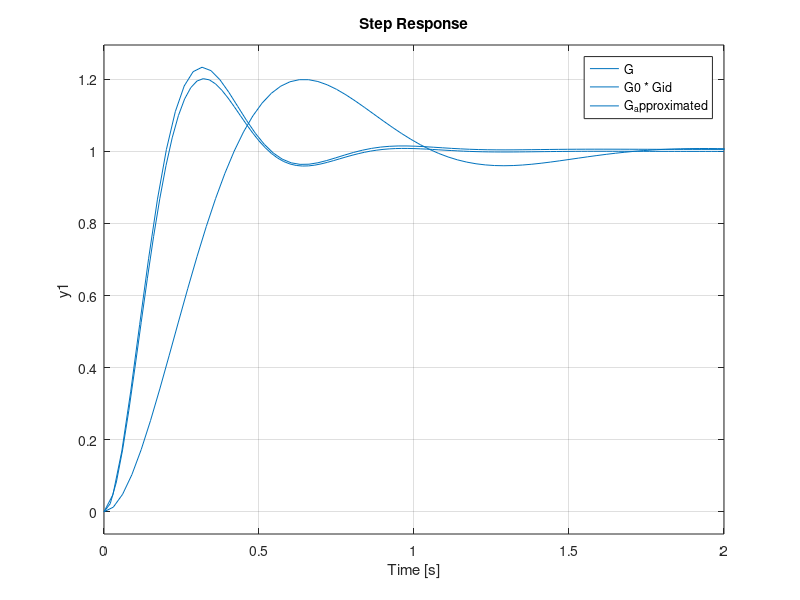

Here is the MATLAB script that generated this plot:
%% 6.34 - idealen I-kompenzator
clc
clear

s = tf('s');

G0 = 1/((s+2)*(s+4)*(s+8))

rlocus(G0)
sgrid(0.18, 50)

K_dobieno = 316;

% za da C = 0.18 potrebno e K = 316, a pritoa se dobivaat dominantni polovi
% s12 = -1.01 +- j5.54

%% idealen I-kompenzator -> G(i) = (s+zi)/s; pi=0; z_p = z/0 = inf.
% za da e(inf) = 0, potrebno e da se vovede astatizam od prv red

z = 0.01; % proizvolna vrednost vo blizina na Im-oskata

Gi = (s+z)/s

rlocus(G0)
hold on;
rlocus(G0*Gi)
sgrid(0.18, 50)

pole(feedback(K_dobieno*G0*Gi, 1))

Kp = dcgain(K_dobieno*G0*Gi)

e_stac = 1/(1+Kp)
%% 6.37 - idealen D-kompenzator
clc
clear

s = tf('s');

G0 = 1/(s*(s+3)*(s+5))

rlocus(G0);
sgrid(0.504, 50);

% za ceta = 0.504, dominantniot par na polovi s12 = -0.94 +- j1.61
% pri K = 21.3

K = 21.3

% zd = 0.623

Gd = (s + 0.623)

rlocus(G0 * Gd);
sgrid(0.504, 50);

%% od rlocus za ceta = 0.504 -> Kd = 44.2;

Gd = Gd * 44.2;

pole(feedback(G0*Gd, 1))

step(feedback(G0*Gd, 1))

Gk = zpk(feedback(K*G0, 1))

G0_d = zpk(feedback(G0*Gd, 1))

% bidejkji tretiot pol vo 0.4964 go narushuva povedeniot se aproksimira so
% sistem od vtor red

G_approx = 44.2/(s^2 + 7.504*s + 55.48) % se ponishtuvaat polot vo 0.4964 i nulata vo 0.623

Gk_0 = dcgain(Gk); % Gk(0)
G_approx_0 = dcgain(G_approx); % G_approx(0)

approx_gain = Gk_0/G_approx_0; % Gk(0) = G_approx(0)

G_approx = G_approx * approx_gain

step(Gk);
hold on;
step(G0_d)
hold on;
step(G_approx);
legend('Gk', 'G0 * Gd', 'G_approximated')
hold off;

%% 6.40 - neidealen ID-kompenzator
clc
clear

s = tf('s');

Mp = 20;
C = (-log(Mp/100))/sqrt(pi^2 + (log(Mp/100))^2) % ceta preku Mp%

G0 = 1/(s*(s+5))

rlocus(G0);
sgrid(C, 50);
ylim([-7 7])

% za ceta = 0.456 dominantnite polovi s1/s = -2.5 +- j4.88
% pri K = 30

K = 30;

%% Neidealen D-kompenzator
clc

Gd = (s+6)/(s+11.35)

rlocus(G0*Gd)
sgrid(C, 50)

%% za ceta = 0.456 Kd = 127, no se zema 113 za da se zachuva Mp% = 20%

Gd = 127 * (s+6)/(s+11.35)

step(feedback(G0*Gd, 1))

%% Neidealen I-kompenzator
clc

Gi = (s+0.1)/(s+0.01)

Kv = dcgain(s*G0*Gd)
e_stac = 1/Kv

Kv_comp = dcgain(s*G0*Gd*Gi)
e_stac_comp = 1/Kv_comp

rlocus(G0*Gd);
hold on
rlocus(G0*Gd*Gi)
sgrid(0.456, 50)
hold off;

%% g) aproksimacija so sistem od vtor red
clc

Gk = zpk(feedback(G0 * K, 1))

G0_id = zpk(feedback(G0 * Gd * Gi, 1))

G_approx = 127/(s^2 + 9.919*s + 119.4) % se ponishtuvaat polot vo 6.34 i nulata vo 6; se ponishtuvaat polot vo 0.1007 i nulata vo 0.1

G0_id_0 = dcgain(G0_id); % G0_id(0)
G_approx_0 = dcgain(G_approx); % G_approx(0)

approx_gain = G0_id_0/G_approx_0; % G0_id(0) = G_approx(0)

G_approx = G_approx * approx_gain

step(Gk);
hold on;
step(G0_id);
hold on;
step(G_approx);
legend('G', 'G0 * Gid', 'G_approximated')
hold off;
